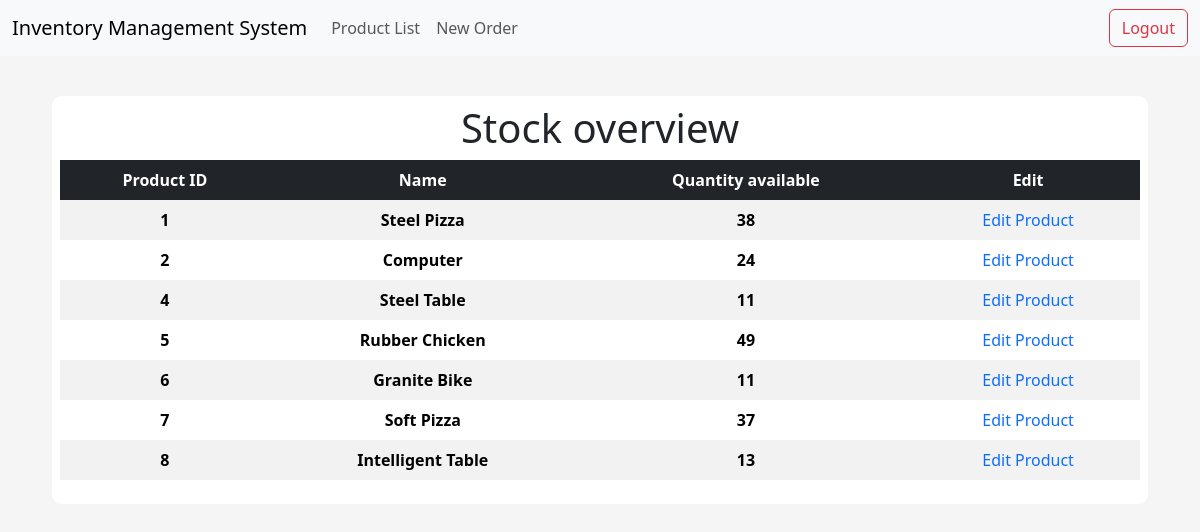
/products, run on an earlier commit of the app's database.
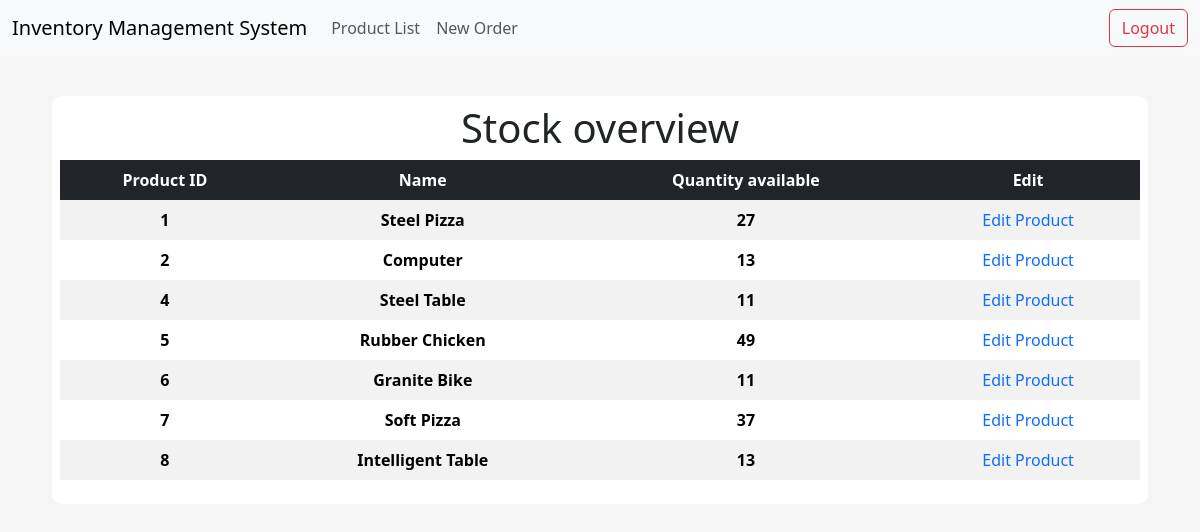
And on a later commit of the database.
### app/models/tables.py (models this page shows, shortened)
class Product(db.Model):
    __tablename__ = "product"
    id = db.Column(db.Integer, primary_key=True)
    name = db.Column(db.String(50), nullable=False, unique=True)
    price = db.Column(db.Float, nullable=False)
    quantity_available = db.Column(db.Integer)

### app/controllers/default.py (the view)
@app.route("/products", methods=["GET", "POST"])
def products():
    products = Product.query.order_by(Product.id).all()
    return render_template("products_list.html", products=products)

### app/templates/products_list.html
{% extends "index.html" %}
{% block body %}
<div class="content-section">
    <div class="title">
        <h1>Stock overview</h1>
    </div>
    <table class="table table-striped table-borderless table-hover text-center">
        <thead class="table-dark table-sm">
            <tr>
                <th scope="col">Product ID</th>
                <th scope="col">Name</th>
                <th scope="col">Quantity available</th>
                <th scope="col">Edit</th>
            </tr>
        </thead>
        <tbody>
            {% for product in products %}
            <tr>
                <th scope="row">{{ product.id }}</th>
                <th scope="row">{{ product.name }}</th>
                <th scope="row">{{ product.quantity_available }}</th>
                <td><a style="text-decoration: none;" href="{{ url_for('product', id=product.id)}}"> Edit Product </a></td>
            </tr>
            {% endfor %}
        </tbody>
    </table>
</div>
{% endblock body %}

### app/templates/index.html (shortened to what this page needs)
<!DOCTYPE html>
<html lang="en">
<head>
    <link href="https://cdn.jsdelivr.net/npm/bootstrap@5.3.2/dist/css/bootstrap.min.css" rel="stylesheet">
    <link rel="stylesheet" href="{{ url_for('static', filename='css/main.css') }}">
    <link href="//netdna.bootstrapcdn.com/font-awesome/3.2.1/css/font-awesome.css" rel="stylesheet">
</head>
<body>
    {% include "navbar.html" %}
      <div class="container-fluid main-container">
        {% block body %}{% endblock body %}
      </div>
</body>
</html>

### app/templates/navbar.html (shortened to what this page needs)
<nav class="navbar navbar-expand-lg bg-body-tertiary">
    <div class="container-fluid">
      <a class="navbar-brand" href="{{ url_for('index') }}">Inventory Management System</a>
      <div class="collapse navbar-collapse" id="navbarSupportedContent">
        <ul class="navbar-nav me-auto mb-2 mb-lg-0">
          <li class="nav-item">
            <a class="nav-link" href="{{ url_for('products') }}">Product List</a>
          </li>
          <li class="nav-item">
            <a class="nav-link" href="{{ url_for('create_order') }}">New Order</a>
          </li>
        </ul>
        <form class="d-flex" action="{{ url_for('logout') }}">
          <button type="submit" class="btn btn-outline-danger">Logout</button>
        </form>
      </div>
    </div>
  </nav>

### app/static/css/main.css (style rules this page uses)
body { background-color: rgb(245, 245, 245); }
.content-section { background: #fff; margin: 40px; padding: 0.5rem 0.5rem; border-radius: 10px; }
.title h1 { text-align: center; align-items: center; }

What changed in the data, as far as the page shows it:
changed Product "Steel Pizza": quantity_available "38" → "27"
changed Product "Computer": quantity_available "24" → "13"
